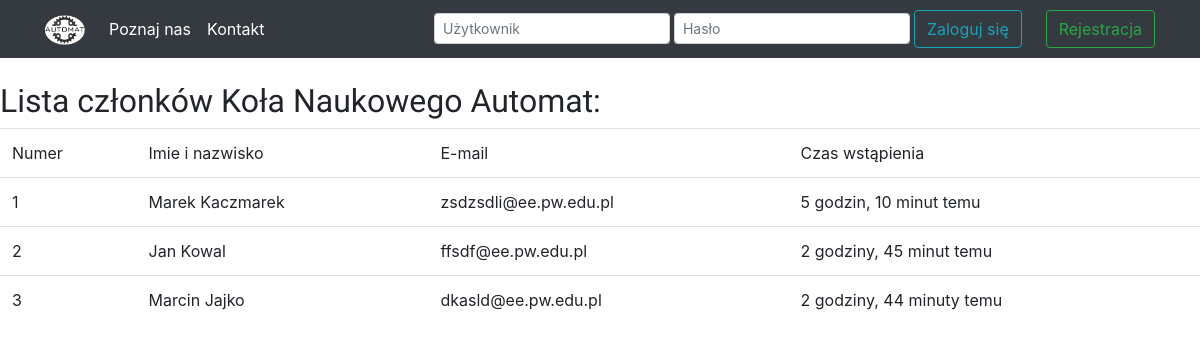
Page /rekrutacja/czlonkowie/ on the earlier database version.
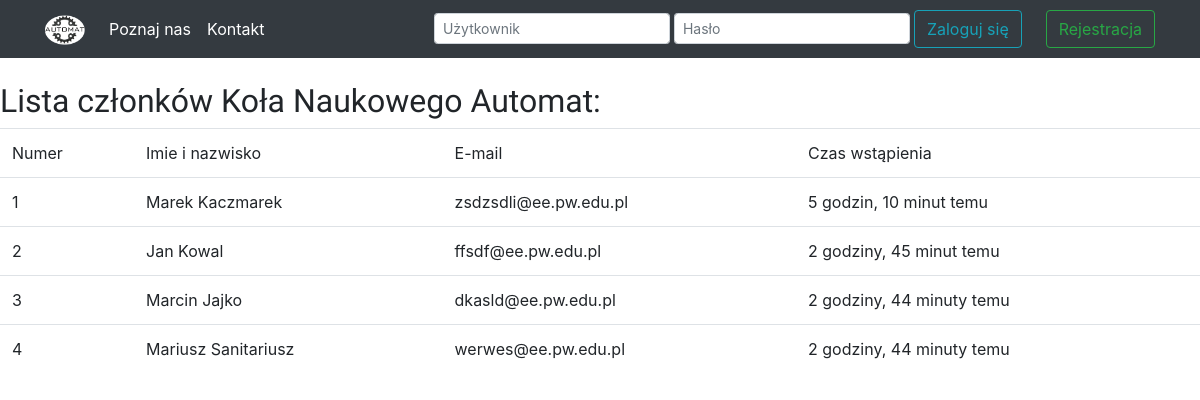
Same page on the later database version.
### recrutation/models.py (models this page shows)
class Recruiter(models.Model):
    email = models.EmailField()
    full_name = models.CharField(max_length=120, null=False)
    timestamp = models.DateTimeField(auto_now_add=True, auto_now=False)
    updated = models.DateTimeField(auto_now_add=True, auto_now=False)
    status = models.CharField(max_length=1, choices=STATUS_CHOICES)
    presentation = models.CharField(max_length=360, null=False)
    def __str__(self):
        return self.email

### recrutation/views.py (the view)
# urls.py: path('czlonkowie/', members_view),
def members_view(request):
    context = {
        "queryset": Recruiter.objects.filter(status='a')
    }
    return render(request, 'members.html', context)

### templates/members.html
{%  extends "base.html" %}
{% load static %}
{% block content %}
<h2> Lista członków Koła Naukowego Automat:</h2>
<table class='table'>
<tr>
    <td>
        Numer
    </td>
    <td>
        Imie i nazwisko
    </td>
    <td>
        E-mail
    </td>
    <td>
        Czas wstąpienia
    </td>
</tr>
{% for instance in queryset %}
    <tr>
        <td>
            {{forloop.counter}}
        </td>
        <td>
            {{ instance.full_name }}
        </td>
        <td>
            {{ instance}}
        </td>
        <td>
            {{ instance.timestamp|timesince }} temu
        </td>
    </tr>
{% endfor %}
</table>
{% endblock %}

Differences in the rows shown:
now on this page (row edited): Recruiter: full_name "Mariusz Sanitariusz", email "werwes@ee.pw.edu.pl", timestamp "2 godziny, 44 minuty"
